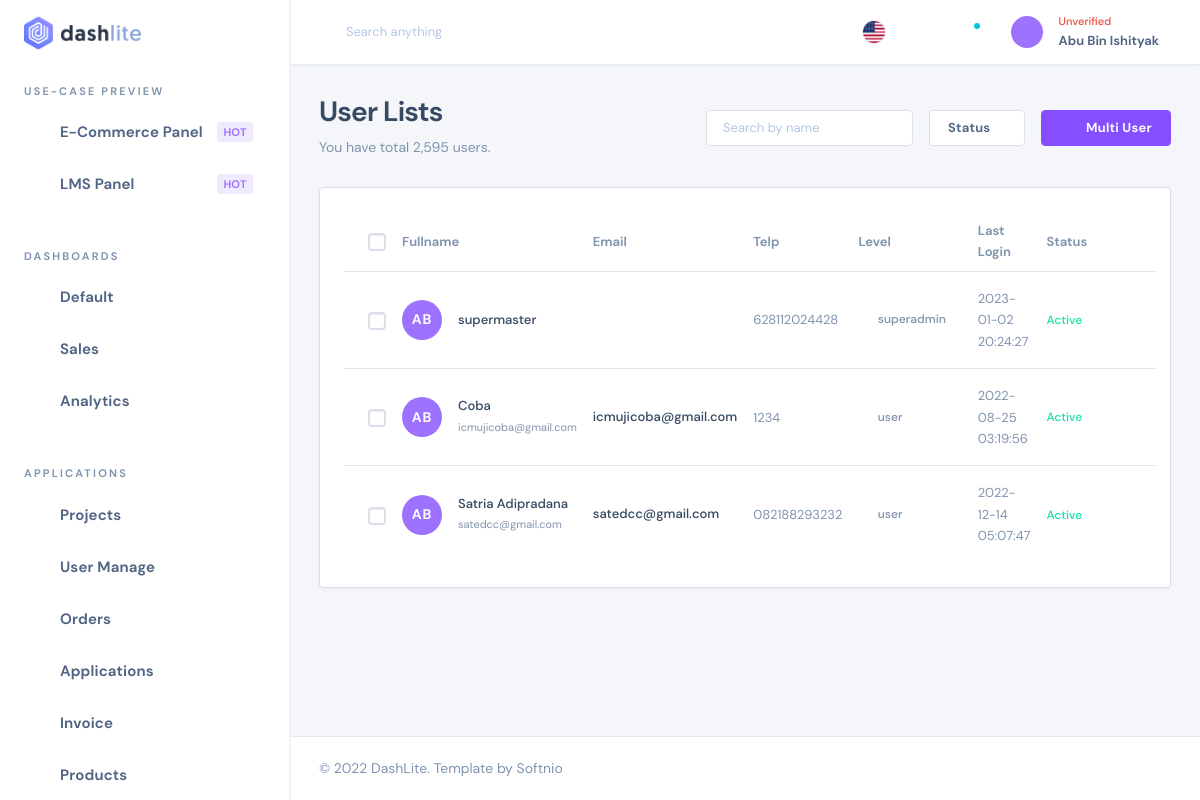
Page /index.php/home on the committed database.
### tables this page shows
CREATE TABLE `tb_user` (
  `id` int(11) NOT NULL,
  `user` text NOT NULL,
  `pass` varchar(100) NOT NULL,
  `re_pass` text NOT NULL,
  `token_id` int(11) DEFAULT NULL,
  `image` varchar(255) NOT NULL DEFAULT 'avatar5.png',
  `full_name` text NOT NULL,
  `email` varchar(255) NOT NULL,
  `no_hp` text NOT NULL,
  `level` text NOT NULL,
  `join_date` datetime NOT NULL,
  `last_login` datetime NOT NULL,
  `reff` int(255) NOT NULL,
  `status` int(11) NOT NULL DEFAULT '0'
);

### application/controllers/Home.php (called while the page is built, shortened)
<?php
class Home extends CI_Controller
{
	public function __construct()
	{
		$this->load->model('m_register');
	}
	public function index()
	{
		$data['user'] = $this->m_register->get()->result();
		$this->load->view('template/layout_header');
		$this->load->view('template/layout_sidebar');
		$this->load->view('home', $data);
		$this->load->view('template/layout_footer');
	}
}

### index.php (called while the page is built, shortened)
<?php
require_once BASEPATH.'core/CodeIgniter.php';

### application/models/M_register.php (called while the page is built, shortened)
<?php
class M_register extends CI_Model
{
    function get()
    {
        return $this->db->query("SELECT * FROM tb_user");
    }
}

### application/views/home.php (the view, shortened to what this page needs)
<div class="nk-content">
    <div class="container-fluid">
        <div class="nk-content-inner">
            <div class="nk-content-body">
                <div class="nk-block-head nk-block-head-sm">
                    <div class="nk-block-between">
                        <div class="nk-block-head-content">
                            <h3 class="nk-block-title page-title">User Lists</h3>
                            <div class="nk-block-des text-soft">
                                <p>You have total 2,595 users.</p>
                            </div>
                        </div>
                        <div class="nk-block-head-content">
                            <div class="toggle-wrap nk-block-tools-toggle">
                                <div class="toggle-expand-content" data-content="more-options">
                                    <ul class="nk-block-tools g-3">
                                        <li>
                                            <div class="form-control-wrap">
                                                <div class="form-icon form-icon-right">
                                                    <em class="icon ni ni-search"></em>
                                                </div>
                                                <input type="text" class="form-control" id="default-04" placeholder="Search by name">
                                            </div>
                                        </li>
                                        <li>
                                            <div class="drodown">
                                                <a href="#" class="dropdown-toggle dropdown-indicator btn btn-outline-light btn-white" data-bs-toggle="dropdown">Status</a>
                                            </div>
                                        </li>
                                        <li class="nk-block-tools-opt">
                                            <a href="<?= base_url('home/multiuser/1') ?>" class="btn btn-primary d-none d-md-inline-flex"><em class="icon ni ni-plus"></em><span>Multi User</span></a>
                                        </li>
                                    </ul>
                                </div>
                            </div>
                        </div>
                    </div>
                </div>
                <div class="nk-block nk-block-lg">
                    <div class="card card-bordered card-preview">
                        <div class="card-inner">
                            <table class="datatable-init nk-tb-list nk-tb-ulist" data-auto-responsive="false">
                                <thead>
                                    <tr class="nk-tb-item nk-tb-head">
                                        <th class="nk-tb-col nk-tb-col-check">
                                            <div class="custom-control custom-control-sm custom-checkbox notext">
                                            </div>
                                        </th>
                                        <th class="nk-tb-col"><span class="sub-text">Fullname</span></th>
                                        <th class="nk-tb-col tb-col-mb"><span class="sub-text">Email</span></th>
                                        <th class="nk-tb-col tb-col-md"><span class="sub-text">Telp</span></th>
                                        <th class="nk-tb-col tb-col-lg"><span class="sub-text">Level</span></th>
                                        <th class="nk-tb-col tb-col-lg"><span class="sub-text">Last Login</span></th>
                                        <th class="nk-tb-col tb-col-md"><span class="sub-text">Status</span></th>
                                        <th class="nk-tb-col nk-tb-col-tools text-end">
                                        </th>
                                    </tr>
                                </thead>
                                <tbody>
                                    <?php foreach ($user as $u) : ?>
                                        <tr class="nk-tb-item">
                                            <td class="nk-tb-col nk-tb-col-check">
                                                <div class="custom-control custom-control-sm custom-checkbox notext">
                                                </div>
                                            </td>
                                            <td class="nk-tb-col">
                                                <div class="user-card">
                                                    <div class="user-avatar bg-dim-primary d-none d-sm-flex">
                                                        <span>AB</span>
                                                    </div>
                                                    <div class="user-info">
                                                        <span class="tb-lead"><?= $u->full_name ?> <span class="dot dot-success d-md-none ms-1"></span></span>
                                                        <span><?= $u->email ?></span>
                                                    </div>
                                                </div>
                                            </td>
                                            <td class="nk-tb-col tb-col-mb" data-order="35040.34">
                                                <span class="tb-amount"><?= $u->email ?></span>
                                            </td>
                                            <td class="nk-tb-col tb-col-md">
                                                <span><?= $u->no_hp ?></span>
                                            </td>
                                            <td class="nk-tb-col tb-col-lg" data-order="Email Verified - Kyc Unverified">
                                                <ul class="list-status">
                                                    <li><em class="icon text-success ni ni-check-circle"></em> <span><?= $u->level ?></span></li>
                                                </ul>
                                            </td>
                                            <td class="nk-tb-col tb-col-lg">
                                                <span><?= $u->last_login ?></span>
                                            </td>
                                            <td class="nk-tb-col tb-col-md">
                                                <span class="tb-status text-success">Active</span>
                                            </td>
                                            <td class="nk-tb-col nk-tb-col-tools">
                                                <ul class="nk-tb-actions gx-1">
                                                    <li>
                                                        <div class="drodown">
                                                            <a href="#" class="dropdown-toggle btn btn-icon btn-trigger" data-bs-toggle="dropdown"><em class="icon ni ni-more-h"></em></a>
                                                        </div>
                                                    </li>
                                                </ul>
                                            </td>
                                        </tr>
                                    <?php endforeach; ?>
                                </tbody>
                            </table>
                        </div>
                    </div>
                </div>
            </div>
        </div>
    </div>
</div>

### rows in the picture
tb_user: full_name "supermaster", no_hp "628112024428", level "superadmin", last_login "2023-01-02 20:24:27"
tb_user: full_name "Coba", email "icmujicoba@gmail.com", no_hp "1234", level "user", last_login "2022-08-25 03:19:56"
tb_user: full_name "Satria Adipradana", email "satedcc@gmail.com", no_hp "082188293232", level "user", last_login "2022-12-14 05:07:47"
